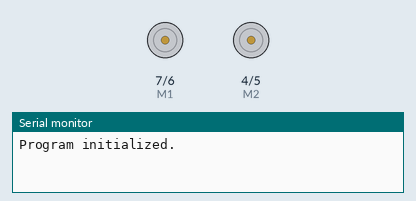
Recording of a sketch running on a simulated Arduino Uno, built with avr-gcc and run on an emulated ATmega328P. On the bench: direction and speed pins drawn as motors (green arrow = direction pin HIGH = forward, orange = LOW = backward, longer = more drive), the last lines printed to the serial monitor.

Above: at 0.05 s.
At 0.66 s:
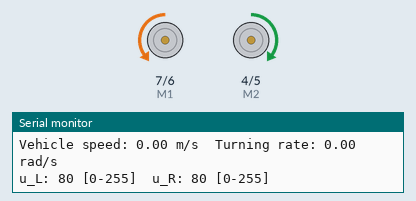
At 1.26 s:
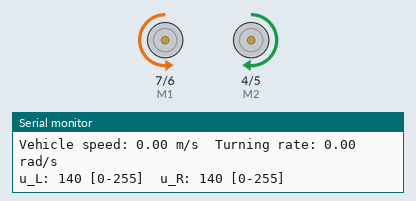
At 2.5 s:
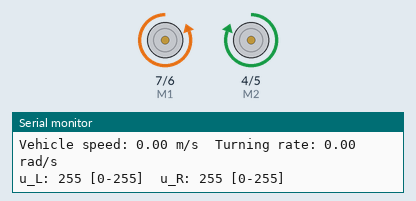
Timing chart, 0 to 4.0 s (numbered marks = the images above):
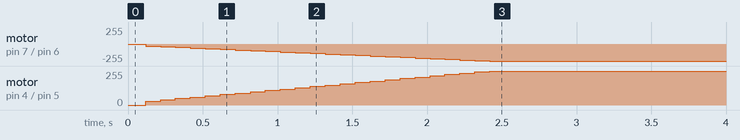

The sketch:

lab3-activity03-group14__2_.ino
```cpp
// (licence header left out)
/* PIN CONNECTIONS */

// Motor driver PWM pins
const byte E1 = 6;
const byte E2 = 5;

// Motor driver direction pins
const byte M1 = 7;
const byte M2 = 4;

// Left wheel encoder digital pins
const byte SIGNAL_AL = 8;
const byte SIGNAL_BL = 9;

// Right wheel encoder digital pins
const byte SIGNAL_AR = 10;
const byte SIGNAL_BR = 11;

/* USEFUL CONSTANTS */

// Encoder ticks per (motor) revolution (TPR)
const int TPR = 3000;

// Wheel radius [m]
const double RHO = 0.0625;

// Vehicle track [m]
const double ELL = 0.2775;

// Sampling interval for measurements in milliseconds
const int T = 100;

// Controller gains (use the same values for both wheels)
const double KP = 200.0; // Proportional gain
const double KI = 100.0; // Integral gain

/* VARIABLE DECLARATIONS */

// Motor PWM command variables [0-255]
short u_L = 0;
short u_R = 0;

// Counter to keep track of encoder ticks [integer]
volatile long encoder_ticks_L = 0;
volatile long encoder_ticks_R = 0;

// Variables to store estimated angular rate of left wheel [rad/s]
double omega_L = 0.0;
double omega_R = 0.0;

// Variables to store estimate wheel speeds [m/s]
double v_L = 0.0;
double v_R = 0.0;

// Variables to store vehicle speed and turning rate
double v = 0.0;     // [m/s]
double omega = 0.0; // [rad/s]

// Variables to store desired vehicle speed and turning rate
double v_d = 0.0;     // [m/s]
double omega_d = 0.0; // [rad/s]

// Variable to store desired wheel speeds [m/s]
double v_Ld = 0.0;
double v_Rd = 0.0;

// Counters for milliseconds during interval
long t_now = 0;
long t_last = 0;

// Variables to store errors for controller
double e_L = 0.0;
double e_R = 0.0;
double e_Lint = 0.0;
double e_Rint = 0.0;

/* HELPER FUNCTIONS */

// This function is called when SIGNAL_AL (left encoder) goes HIGH
void decodeEncoderTicks_L()
{
    if (digitalRead(SIGNAL_BL) == LOW)
    {
        // SIGNAL_A leads SIGNAL_B, so count one way
        encoder_ticks_L--;
    }
    else
    {
        // SIGNAL_B leads SIGNAL_A, so count the other way
        encoder_ticks_L++;
    }
}

// This function is called when SIGNAL_AR (right encoder) goes HIGH
void decodeEncoderTicks_R()
{
    if (digitalRead(SIGNAL_BR) == LOW)
    {
        // SIGNAL_A leads SIGNAL_B, so count one way
        encoder_ticks_R++;
    }
    else
    {
        // SIGNAL_B leads SIGNAL_A, so count the other way
        encoder_ticks_R--;
    }
}

// Compute the wheel rate from elapsed time and encoder ticks [rad/s]
double compute_wheel_rate(long encoder_ticks, double delta_t)
{
    double omega;
    omega = 2.0 * PI * ((double)encoder_ticks / (double)TPR) * 1000.0 / delta_t;
    return omega;
}

// Compute wheel speed [m/s]
double compute_wheel_speed(double omega_wheel)
{
    double v_wheel;
    v_wheel = omega_wheel * RHO;
    return v_wheel;
}

// Compute vehicle speed [m/s]
double compute_vehicle_speed(double v_L, double v_R)
{
    v = 0.5*(v_L + v_R);
    return v;
}

// Compute vehicle turning rate [rad/s]
double compute_vehicle_rate(double v_L, double v_R)
{
     omega = (1.0/ELL)*(v_R - v_L);
    return omega;
}

// Compute v_L from v and omega
double compute_L_wheel_speed(double v, double omega)
{
    v_Ld = ((v*2)-(ELL*omega))/2;
    return v_Ld;
}

// Compute v_R from v and omega
double compute_R_wheel_speed(double v, double omega)
{
    v_Rd = ((2*v)+(ELL*omega))/2;
    return v_Rd;
}

// Wheel speed PI controller function
short PI_controller(double e_now, double e_int, double k_P, double k_I)
{
    short u;
    u = (short)(k_P * e_now + k_I * e_int);
    if (u > 255)
    {
        u = 255;
    }
    else if (u < -255)
    {
        u = -255;
    }
    return u;
}

/* SETUP FUNCTION */

void setup()
{
    // Open the serial port at 9600 bps
    Serial.begin(9600);

    // Set the pin modes for the motor driver
    pinMode(M1, OUTPUT);
    pinMode(M2, OUTPUT);

    // Set the pin modes for the encoders
    pinMode(SIGNAL_AL, INPUT);
    pinMode(SIGNAL_BL, INPUT);
    pinMode(SIGNAL_AR, INPUT);
    pinMode(SIGNAL_BR, INPUT);

    // Every time the pin goes high, this is a pulse
    attachInterrupt(digitalPinToInterrupt(SIGNAL_AL), decodeEncoderTicks_L,
                    RISING);
    attachInterrupt(digitalPinToInterrupt(SIGNAL_AR), decodeEncoderTicks_R,
                    RISING);

    // Print a message
    Serial.print("Program initialized.");
    Serial.print("\n");
}

/* MAIN PROGRAM LOOP */

void loop()
{
    // Get the elapsed time [ms]
    t_now = millis();

    if (t_now - t_last >= T)
    {

        // Set the desired vehicle speed and turning rate
        v_d = 0.1;     // [m/s]
        omega_d = 0.0; // [rad/s]
        //omega_d = 0.2;

        // Estimate the rotational speed of each wheel [rad/s]
        omega_L = compute_wheel_rate(encoder_ticks_L, (double)(t_now - t_last));
        omega_R = compute_wheel_rate(encoder_ticks_R, (double)(t_now - t_last));

        // Compute the speed of each wheel [m/s]
        v_L = compute_wheel_speed(omega_L);
        v_R = compute_wheel_speed(omega_R);

        // Compute the speed of the vehicle [m/s]
        v = compute_vehicle_speed(v_L, v_R);

        // Compute the turning rate of the vehicle [rad/s]
        omega = compute_vehicle_rate(v_L, v_R);

        // Record the current time [ms]
        t_last = t_now;

        // Reset the encoder ticks counter
        encoder_ticks_L = 0;
        encoder_ticks_R = 0;

        // Compute the desired wheel speeds from v_d and omega_d
        v_Ld = compute_L_wheel_speed(v_d, omega_d);
        v_Rd = compute_R_wheel_speed(v_d, omega_d);

        // Compute errors
        e_L = v_Ld - v_L;
        e_R = v_Rd - v_R;

        // Integrate errors with anti-windup
        if (abs(u_L) < 255)
        {
            e_Lint += e_L;
        }
        if (abs(u_R) < 255)
        {
            e_Rint += e_R;
        }

        // Compute control signals using PI controller
        u_L = PI_controller(e_L, e_Lint, KP, KI);
        u_R = PI_controller(e_R, e_Rint, KP, KI);

        // Print some stuff to the serial monitor
        Serial.print("Vehicle speed: ");
        Serial.print(v);
        Serial.print(" m/s");
        Serial.print("\t");
        Serial.print("Turning rate: ");
        Serial.print(omega);
        Serial.print(" rad/s");
        Serial.print("\n");

        // Print some stuff to the serial monitor
        Serial.print("u_L: ");
        Serial.print(u_L);
        Serial.print(" [0-255]");
        Serial.print("\t");
        Serial.print("u_R: ");
        Serial.print(u_R);
        Serial.print(" [0-255]");
        Serial.print("\n");

        // Write to the output pins
        if (u_L < 0)
        {
            digitalWrite(M1, HIGH); // Drive backward (left wheels)
            analogWrite(E1, -u_L);  // Write left motors command
        }
        else
        {
            digitalWrite(M1, LOW); // Drive forward (left wheels)
            analogWrite(E1, u_L);  // Write left motors command
        }

        if (u_R < 0)
        {
            digitalWrite(M2, LOW); // Drive backward (right wheels)
            analogWrite(E2, -u_R); // Write right motors command
        }
        else
        {
            digitalWrite(M2, HIGH); // Drive forward (right wheels)
            analogWrite(E2, u_R);   // Write right motors command
        }
    }
}
```

Measured:
- by itself, motor on pin 7 (M1) / pin 6 (E1): moves from stopped to backward 255/255 over 2.3 s
- by itself, motor on pin 4 (M2) / pin 5 (E2): moves from stopped to forward 255/255 over 2.3 s
